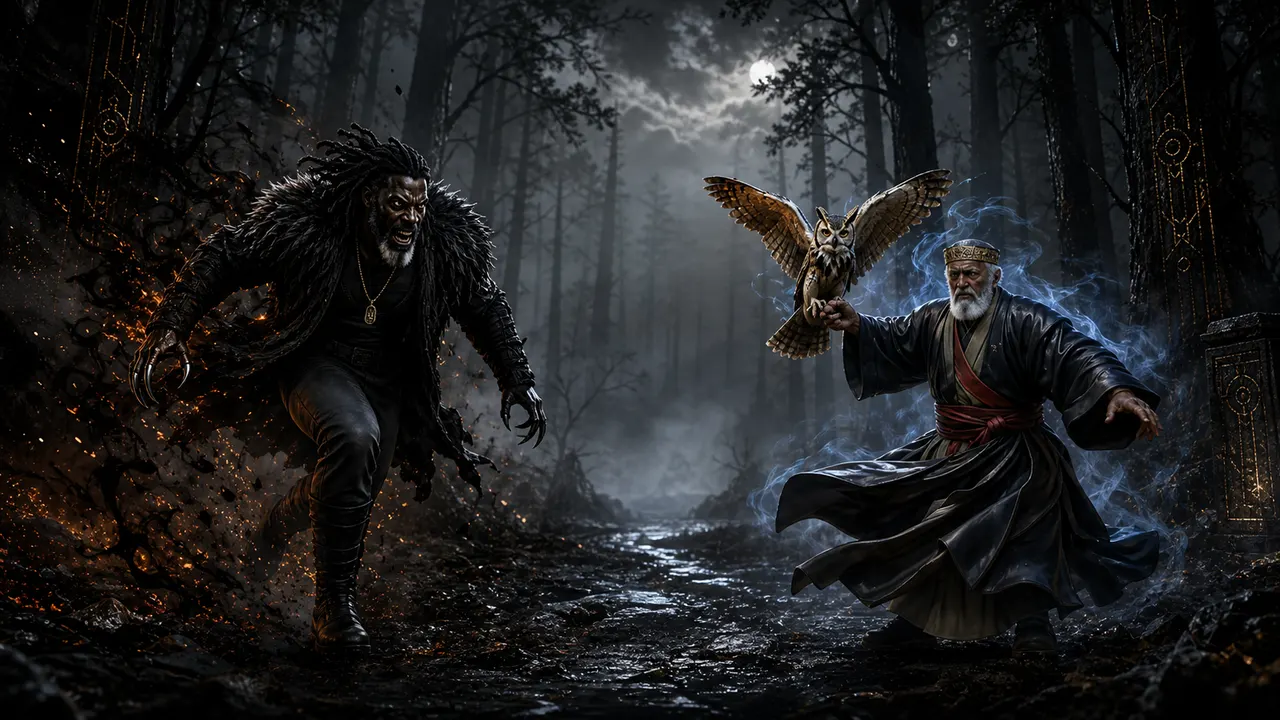
#> input picture games/gothtechnology2/assets/user-title/gothtechnology-cover-start-bg.webp, 1280 x 720 px
$ python build-higgsfield-reference-crops.py
#> lines starting #> are read from the running program, lines starting #| are printed output that depends on the picture
from pathlib import Path

from PIL import Image


ROOT = Path(__file__).resolve().parents[1]
SOURCE = ROOT / "assets" / "user-title" / "gothtechnology-cover-start-bg.webp"
OUTPUT = ROOT / "assets" / "sprite-production" / "higgsfield-v2" / "references"


def main() -> None:
    OUTPUT.mkdir(parents=True, exist_ok=True)
    with Image.open(SOURCE).convert("RGB") as image:
#> image is the input picture: PIL image 1280x720 RGB; mean R, G, B 32.3, 33.1, 34.4
        crops = {
            "kalyx-title-reference.jpg": (0, 45, 650, 720),
            "ezra-title-reference.jpg": (640, 45, 1280, 720),
        }
        for name, box in crops.items():
            crop = image.crop(box)
            crop.save(OUTPUT / name, quality=96, subsampling=0)
#> this loop made 2 passes
#> pass 1, in main, `crop = image.crop(box)`:
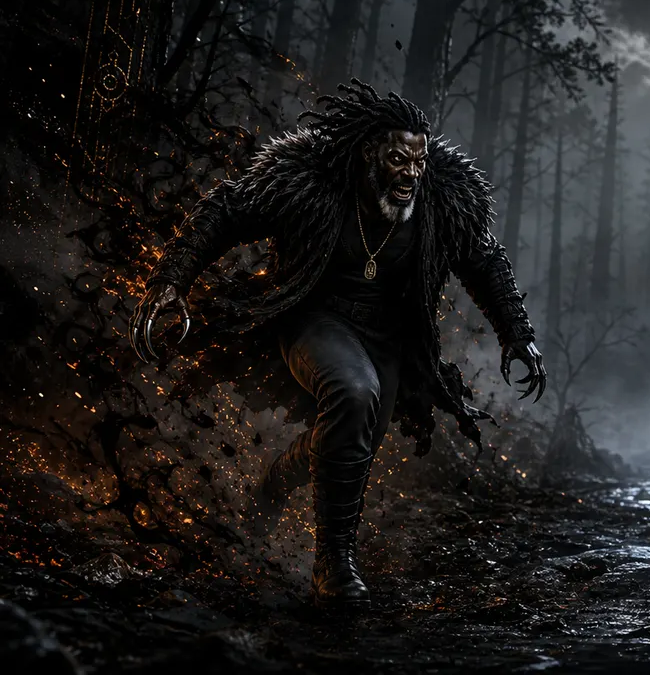
#> crop: PIL image 650x675 RGB; mean R, G, B 28.6, 27.3, 26.7
#> pass 2, in main, `crop = image.crop(box)`:
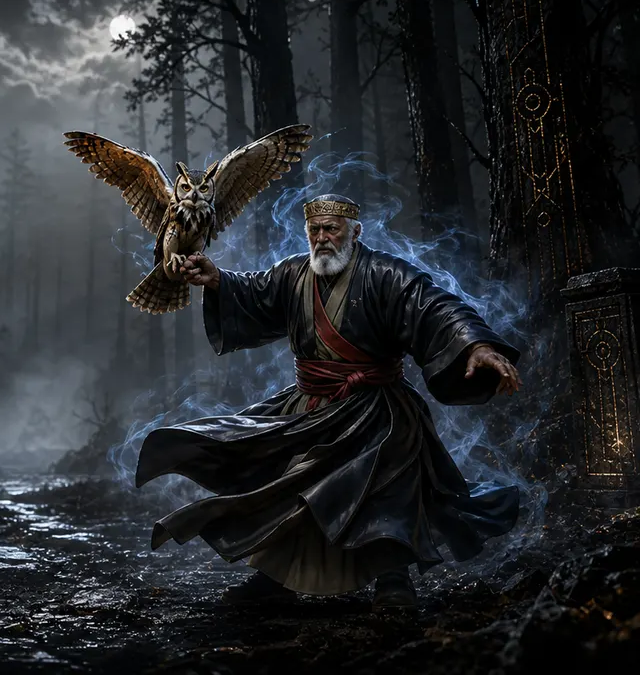
#> crop: PIL image 640x675 RGB; mean R, G, B 38.2, 41, 44.4


if __name__ == "__main__":
    main()
